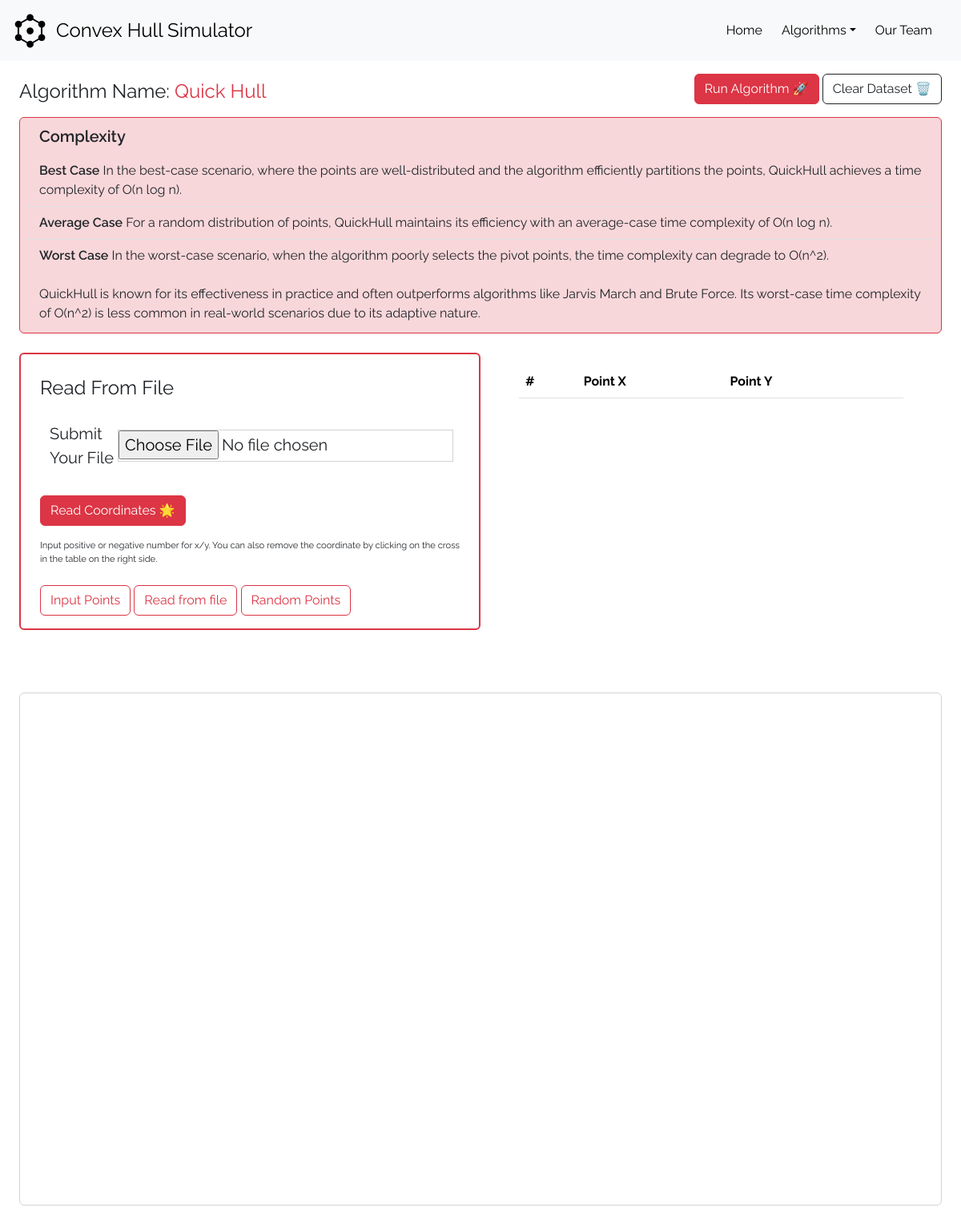
The page /algorithm/quick_hull/ on the database its author committed.
### CHS_App/models.py (models this page shows)
class AlgorithmComplexity(models.Model):
    algorithm_name = models.CharField(max_length=50, unique=True)
    best_case = models.CharField(max_length=200, null=True)
    avg_case = models.CharField(max_length=200, null=True)
    worst_case = models.CharField(max_length=200, null=True)
    little_info  = models.CharField(max_length=250, null=True)
    class Meta:
        verbose_name = "Algorithm Complexity"
        verbose_name_plural = "Algorithm Complexities"

### CHS_App/views.py (the view)
def algorithm(request, algorithm):
    algorithms = [
        "brute_force",
        "jarvis_march",
        "graham_scan",
        "quick_hull",
        "monotone_chain",
    ]
    if algorithm not in algorithms:
        return page_not_found_404(request, exception=404)
    algorithmTitle = "None"
    research_paper_reference = ""
    colorScheme = "None"
    if algorithm == algorithms[0]:
        algorithmTitle = "Brute Force"
        colorScheme = "primary"
    elif algorithm == algorithms[1]:
        algorithmTitle = "Jarvis March"
        colorScheme = "secondary"
    elif algorithm == algorithms[2]:
        algorithmTitle = "Graham Scan"
        colorScheme = "success"
    elif algorithm == algorithms[3]:
        algorithmTitle = "Quick Hull"
        colorScheme = "danger"
    else:
        algorithmTitle = "Monotone Chain"
        colorScheme = "warning"
        research_paper_reference = (
            "https://scholarworks.calstate.edu/downloads/2z10ww05b"
        )
    algorithm_complexity = AlgorithmComplexity.objects.get(
        algorithm_name=algorithmTitle
    )
    return render(
        request,
        "CHS_App/algorithm.html",
        {
            "algorithm": algorithm,
            "algorithmTitle": algorithmTitle,
            "colorScheme": colorScheme,
            "research_paper_reference": research_paper_reference,
            "algorithm_complexity": algorithm_complexity,
        },
    )

### CHS_App/templates/CHS_App/algorithm.html (shortened to what this page needs)
{% extends 'CHS_App/base.html' %}
{% load static %}
{% block ExtraHeaders %}
  <link href="{% static 'CHS_App/main.css' %}" rel="stylesheet" />
{% endblock %}
{% block body %}
  <div class="container-fluid d-flex justify-content-between flex-wrap my-3">
    <div class="fs-4 mt-1">
      Algorithm Name: <span class="text-{{ colorScheme }}">{{ algorithmTitle }}</span>
    </div>
    <div class="mb-2">
      <a href="#graphs-div"><button type="button" class="btn btn-{{ colorScheme }}" onclick="{{ algorithm }}()">Run Algorithm 🚀</button></a>
      <button type="button" class="btn btn-outline-dark" onclick="clearDataset()">Clear Dataset 🗑️</button>
    </div>
    <div class="complexity-d p-2 col-12 mt-2 border border-{{ colorScheme }} rounded bg-{{ colorScheme }}-subtle">
      <div class="fw-semibold fs-5 mb-2 px-3">Complexity</div>
      <ul class="list-group list-group-flush">
        <li class="list-group-item">
          <span class="fw-semibold">Best Case</span>
          {{ algorithm_complexity.best_case }}
        </li>
        <li class="list-group-item">
          <span class="fw-semibold">Average Case</span>
          {{ algorithm_complexity.avg_case }}
        </li>
        <li class="list-group-item">
          <span class="fw-semibold">Worst Case</span>
          {{ algorithm_complexity.worst_case }}
        </li>
      </ul>
      <div class="mt-3 mb-1 px-3">{{ algorithm_complexity.little_info }}</div>
    </div>
  </div>
  <div class="container-fluid algo-container">
    <div class="d-flex flex-wrap">
      <div class="input-contaniner border border-2 border-{{ colorScheme }} rounded col-12 col-lg-6 my-2 px-4 pt-4 pb-3">
        <div id="readFromFileView">
          <div class="fs-4 mb-4">Read From File</div>
          <div class="d-flex align-items-center col-12 fs-5 px-2 my-3">
            <div class="mx-1">Submit Your File</div>
            <input type="file" id="fileInput" accept=".csv" />
          </div>
          <button class="btn btn-{{ colorScheme }} mt-3 mb-3" onclick="readCoordinatesFromFile()">Read Coordinates 🌟</button>
        </div>
        <div style="font-size: 0.7rem;">Input positive or negative number for x/y. You can also remove the coordinate by clicking on the cross in the table on the right side.</div>
        <div class="mt-4">
          <button class="btn btn-outline-{{ colorScheme }}" id="inputViewButton">Input Points</button>
          <button class="btn btn-outline-{{ colorScheme }}" id="readFromFileViewButton">Read from file</button>
          <button class="btn btn-outline-{{ colorScheme }}" id="randomViewButton">Random Points</button>
        </div>
      </div>
      <div class="data-container col-12 col-lg-6 my-2 px-5 pt-3 pb-1">
        <table class="table">
          <thead>
            <tr>
              <th scope="col">#</th>
              <th scope="col">Point X</th>
              <th scope="col">Point Y</th>
              <th scope="col"></th>
            </tr>
          </thead>
        </table>
      </div>
    </div>
    <div id="graphs-div" class="algo-div my-3 col-12"></div>
    <div id="convex-hull-div" class="p-2 mb-3"></div>
  </div>
{% endblock %}

### CHS_App/static/CHS_App/base.css (style rules this page uses)
body { font-family: 'Raleway', sans-serif; }

### CHS_App/static/CHS_App/main.css (style rules this page uses)
.algo-container { height: max-content; }
.input-contaniner, .data-container { height: 20rem; height: 25rem; overflow: auto; }
.input-contaniner { height: max-content; overflow: auto; }
input { height: 2.5rem; border: 1px solid lightgray; }
.algo-div { height: 40rem; border-radius: 6px; border: 1px solid lightgray; overflow: hidden; }
.complexity-d { height: max-content; }
.complexity-d ul { background-color: transparent !important; }
.complexity-d ul li { background-color: transparent !important; }

### rows shown on the page
AlgorithmComplexity: algorithm_name "Quick Hull", best_case "In the best-case scenario, where the points are well-distributed and the algorithm efficiently partitions the points, QuickHull achieves a time complexity of O(n log n).", avg_case "For a random distribution of points, QuickHull maintains its efficiency with an average-case time complexity of O(n log n).", worst_case "In the worst-case scenario, when the algorithm poorly selects the pivot points, the time complexity can degrade to O(n^2).", little_info "QuickHull is known for its effectiveness in practice and often outperforms algorithms like Jarvis March and Brute Force. Its worst-case time complexity of O(n^2) is less common in real-world scenarios due to its adaptive nature."
